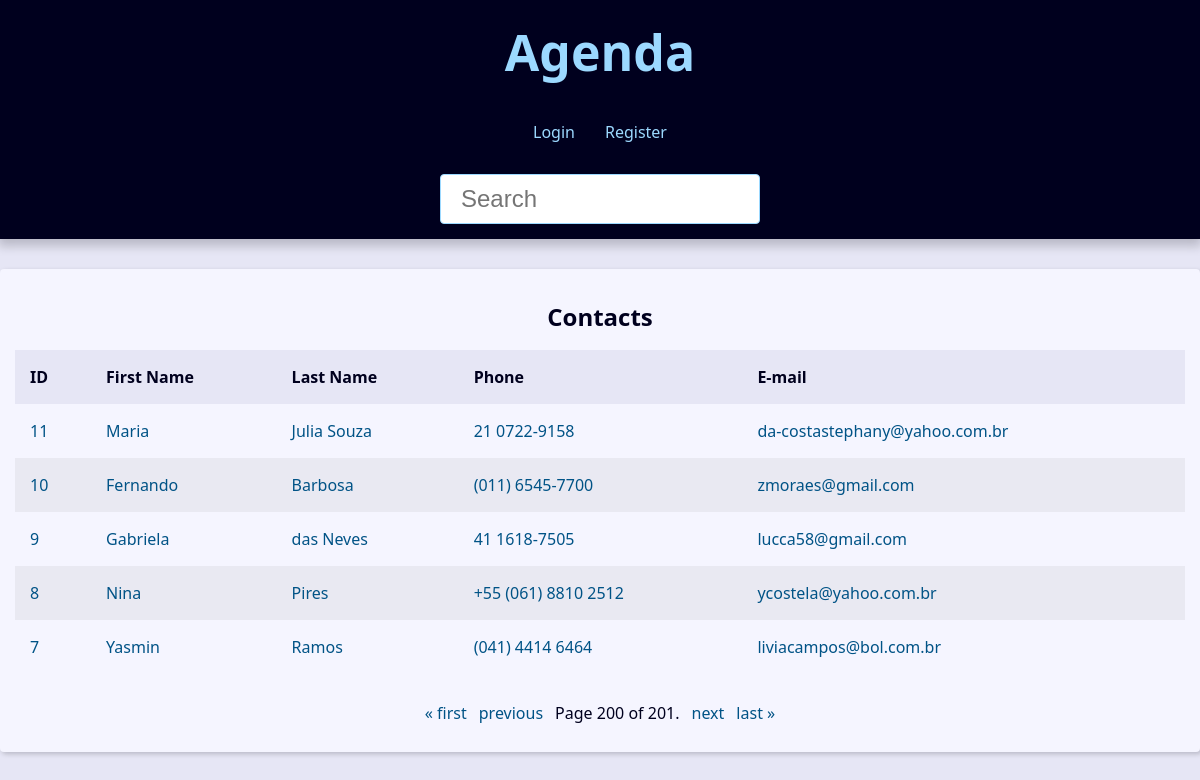
Page /?page=200&q= on the committed database.
### contact/models.py (models this page shows, shortened)
class Contact(models.Model):
    first_name = models.CharField(max_length=50)
    last_name = models.CharField(max_length=50, blank=True)
    phone = models.CharField(max_length=50)
    email = models.EmailField(max_length=254, blank=True)
    created_date = models.DateTimeField(default=timezone.now)
    discriptin = models.TextField(blank=True)
    show = models.BooleanField(default=True)
    picture = models.ImageField(blank=True, upload_to='pictures/%Y/%m/')
    category = models.ForeignKey(
        Category, # Passando a ForeignKey (Classe Category)
        on_delete=models.SET_NULL, # Setando NULL quando a categoria é deletada e um contato possui a categoria deletada.
        blank=True, null=True # Permitindo setar NULL quando for deletada
    )
    owner = models.ForeignKey(
        User, # Todo contato depende/tem que ter um User (owner) responsável por aquele contato. (Permissões)
        on_delete=models.SET_NULL,
        blank=True, null=True
    )

### contact/views/contact_views.py (the view)
# urls.py: path('', views.index, name='index'),
def index(request):
    contacts = Contact.objects.all().filter(show=True).order_by('-id')
    paginator = Paginator(contacts, 5)
    page_number = request.GET.get("page")
    page_obj = paginator.get_page(page_number)
    context = {
        'contacts': contacts,
        'page_obj': page_obj,
        'site_title': 'Contatos - '
    }
    return render(
        request,
        'contact/index.html',
        context
    )

### contact/templates/contact/index.html (shortened to what this page needs)
{% extends 'global/base.html' %}
{% block content %}
{% if page_obj %}
    <div class="responsive-table">
    <table class="contacts-table">
        <caption class="table-caption">
        Contacts
        </caption>
    <thead>
      <tr class="table-row table-row-header">
        <th class="table-header">ID</th>
        <th class="table-header">First Name</th>
        <th class="table-header">Last Name</th>
        <th class="table-header">Phone</th>
        <th class="table-header">E-mail</th>
      </tr>
    </thead>
    <tbody>
      {% for contact in page_obj %}
      <tr class="table-row">
        <td class="table-cel">
          <a class="table-link" href="{% url 'contact:contact' contact.id %}">
            {{ contact.id }}
          </a>
        </td>
        <td class="table-cel">
          <a href="#" class="table-link"> {{contact.first_name}} </a>
        </td>
        <td class="table-cel">
          <a href="#" class="table-link"> {{contact.last_name}} </a>
        </td>
        <td class="table-cel">
          <a href="#" class="table-link"> {{contact.phone}} </a>
        </td>
        <td class="table-cel">
          <a href="#" class="table-link"> {{contact.email}} </a>
        </td>
      </tr>
      {% endfor %}
    </tbody>
  </table>
</div>
{% endif %}
{% endblock content %}

### base_static/global/css/style.css (style rules this page uses)
:root { --spacing: 1.5rem; --link-dark-color: rgb(0, 83, 134); --link-light-color: rgb(156, 217, 255); --clr-white: rgb(245, 245, 255); --clr-black: rgb(0, 0, 30); --clr-light-gray: rgb(230, 230, 245); --clr-dark-shadow-5: rgba(0, 0, 10, 5%); --clr-dark-shadow-10: rgba(0, 0, 10, 10%); --clr-dark-shadow-20: rgba(0, 0, 10, 20%); --clr-light-shadow-5: rgba(200, 200, 255, 5%); --clr-light-shadow-10: rgba(200, 200, 255, 10%); --clr-light-shadow-20: rgba(200, 200, 255, 20%); --main-page-width: 120rem; --table-min-width: 60rem; --biggest-font-size: 5rem; --bigger-font-size: 4rem; --big-font-size: 3.2rem; --medium-font-size: 2.4rem; --small-font-size: 1.6rem; --smaller-font-size: 1.4rem; --smallest-font-size: 1.2rem; --transition-fast: 300ms; --transition-medium: 600ms; --transition-slow: 1s; --default-border-radius: 4px; }
*, *::before, *::after { margin: 0; padding: 0; box-sizing: border-box; }
html { font-size: 62.5%; }
body { font-family: system-ui, -apple-system, BlinkMacSystemFont, "Segoe UI", Roboto, Oxygen, Ubuntu, Cantarell, "Open Sans", "Helvetica Neue", sans-serif; line-height: 1.5; font-size: var(--small-font-size); color: var(--clr-black); -webkit-font-smoothing: antialiased; background: var(--clr-light-gray); }
.responsive-table { width: 100%; overflow-x: auto; }
.contacts-table { width: 100%; min-width: var(--table-min-width); border-collapse: collapse; }
.table-caption { font-size: var(--medium-font-size); font-weight: bold; padding: var(--spacing); }
.table-row { text-align: left; text-overflow: ellipsis; transition: background-color var(--transition-fast) ease-in-out; }
.table-row:nth-of-type(2n) { background: var(--clr-dark-shadow-5); }
.table-row-header { background: var(--clr-light-gray); color: var(--clr-black); }
.table-cel, .table-header { padding: var(--spacing); }
.table-link { color: var(--link-dark-color); transition: color var(--transition-fast) ease-in-out; text-decoration: none; }

### rows in the picture
Contact: id "11", first_name "Maria", last_name "Julia Souza", phone "21 0722-9158", email "da-costastephany@yahoo.com.br"
Contact: id "10", first_name "Fernando", last_name "Barbosa", phone "(011) 6545-7700", email "zmoraes@gmail.com"
Contact: id "9", first_name "Gabriela", last_name "das Neves", phone "41 1618-7505", email "lucca58@gmail.com"
Contact: id "8", first_name "Nina", last_name "Pires", phone "+55 (061) 8810 2512", email "ycostela@yahoo.com.br"
Contact: id "7", first_name "Yasmin", last_name "Ramos", phone "(041) 4414 6464", email "liviacampos@bol.com.br"

### other values in the picture
{{ page_obj.number }} "200"
{{ page_obj.paginator.num_pages }} "201"
